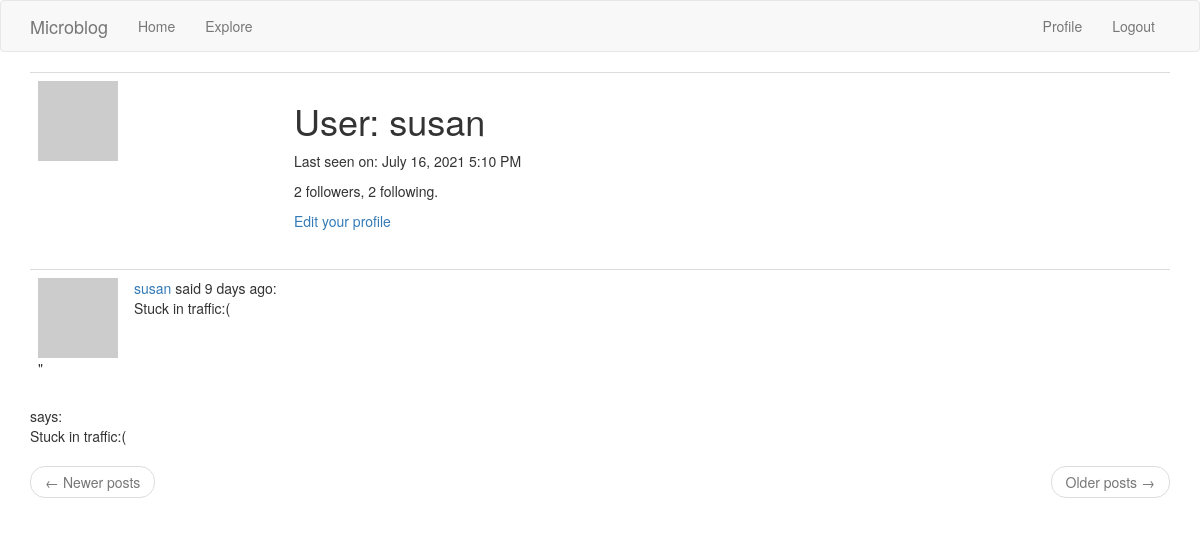
Screenshot of /user/susan (signed in) with the database file from the repository.
### app/models.py (models this page shows, shortened)
class User(UserMixin, db.Model):
    id = db.Column(db.Integer, primary_key=True)
    username = db.Column(db.String(64), index=True, unique=True)
    email = db.Column(db.String(120), index=True, unique=True)
    password_hash = db.Column(db.String(128))
    posts = db.relationship('Post', backref='author', lazy='dynamic')
    about_me = db.Column(db.String(140))
    last_seen = db.Column(db.DateTime, default=datetime.utcnow)
    followed = db.relationship(
        'User', secondary=followers,
        primaryjoin=(followers.c.follower_id == id),
        secondaryjoin=(followers.c.followed_id == id),
        backref=db.backref('followers', lazy='dynamic'), lazy='dynamic'
    )
    def avatar(self, size):
        digest = md5(self.email.lower().encode('utf-8')).hexdigest()
        return 'https://www.gravatar.com/avatar/{}?d=identicon&s={}'.format(digest, size)

class Post(db.Model):
    id = db.Column(db.Integer, primary_key=True)
    body = db.Column(db.String(140))
    timestamp = db.Column(db.DateTime, index=True, default=datetime.utcnow)
    user_id = db.Column(db.Integer, db.ForeignKey('user.id'))

### app/routes.py (the view)
@app.route('/user/<username>')
@login_required
def user(username):
    user = User.query.filter_by(username=username).first_or_404()
    posts = Post.query.filter_by(user_id=user.id).order_by(Post.timestamp.desc())
    return render_template('user.html', user=user, posts=posts)

### app/models.py (called while the page is built)
@login.user_loader
def load_user(id):
    return User.query.get(int(id))

### app/routes.py (called while the page is built)
@app.before_request
def before_request():
    if current_user.is_authenticated:
        current_user.last_seen = datetime.utcnow()
        db.session.commit()

### app/templates/user.html (shortened to what this page needs)
{% extends "base.html" %}
{% block app_content %}
    <table class="table table-hover">
        <tr>
            <td width="256px"><img src="{{ user.avatar(256) }}"></td>
            <td>
                <h1>User: {{ user.username }}</h1>
                {% if user.last_seen %}
                <p>Last seen on: {{ moment(user.last_seen).format('LLL') }}</p>
                {% endif %}
                <p>{{ user.followers.count() }} followers, {{ user.followed.count() }} following.</p>
                {% if user == current_user %}
                <p><a href="{{ url_for('edit_profile')}}">Edit your profile</a></p>
                {% endif %}
            </td>
        </tr>
    </table>
    {% for post in posts %}
        {% include '_post.html' %}
    {% endfor %}
    <nav aria-label="...">
        <ul class="pager">
            <li class="previous{% if not prev_url %} disabled{% endif %}">
                <a href="{{ prev_url or '#' }}">
                    <span aria-hidden="true">&larr;</span> Newer posts
                </a>
            </li>
            <li class="next{% if not next_url %} disabled{% endif %}">
                <a href="{{ next_url or '#' }}">
                    Older posts <span aria-hidden="true">&rarr;</span>
                </a>
            </li>
        </ul>
    </nav>
{% endblock %}

### app/templates/_post.html (shortened to what this page needs)
<table class="table table-hover">
    <tr>
        <td width="70px">
            <a href="{{ url_for('user', username=post.author.username) }}">
                <img src="{{ post.author.avatar(70) }}" />
            </a>"
        </td>
        <td>
            <a href="{{ url_for('user', username=post.author.username) }}">
                {{ post.author.username }}
            </a>
            said {{ moment(post.timestamp).fromNow() }}:
            <br>
            {{ post.body }}
        </td>
    </tr>
</table>                </a>
            says:
            <br>
            {{ post.body }}

### rows the page displays
User: username "susan", last_seen "July 16, 2021 5:10 PM"
Post: author.username "susan", timestamp "9 days ago", body "Stuck in traffic:("

### other values shown
{{ user.followers.count() }} "2"
{{ user.followed.count() }} "2"
